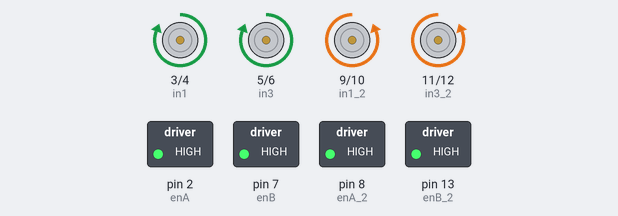
This sketch was run on a simulated Arduino Uno, built with avr-gcc and run on an emulated ATmega328P. Shown: motor-driver pin pairs drawn as motors (green arrow = first pin HIGH = forward, orange = second pin HIGH = backward, longer = more drive), switched loads named in the sketch (green lamp = pin HIGH).

Above: at 2.5 s.
At 7.5 s:
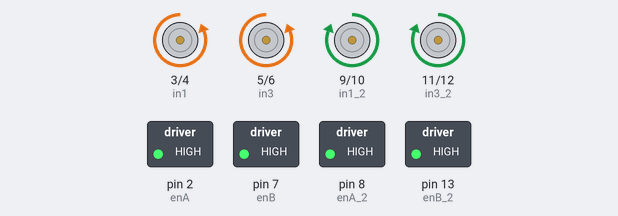
At 11.0 s:
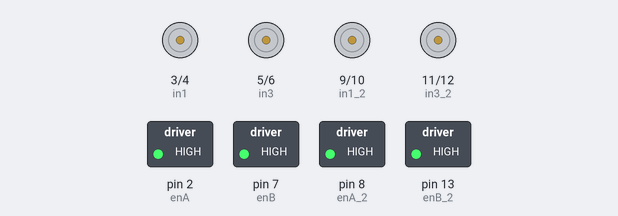
Timing chart, 0 to 13.8 s (numbered marks = the images above):
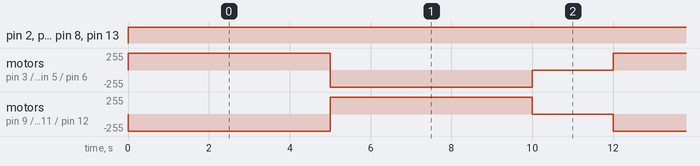

The sketch:

dc_motor_test.ino
```cpp
// motor one
int enA = 2;
int in1 = 3;
int in2 = 4;
// motor two
int enB = 7;
int in3 = 5;
int in4 = 6;
//motor three
int enA_2 = 8;
int in1_2 = 9;
int in2_2 = 10;
// motor four
int enB_2 = 13;
int in3_2 = 11;
int in4_2 = 12;
void setup()
{
  pinMode(enA, OUTPUT);
  pinMode(enB, OUTPUT);
  pinMode(in1, OUTPUT);
  pinMode(in2, OUTPUT);
  pinMode(in3, OUTPUT);
  pinMode(in4, OUTPUT);
  pinMode(enA_2, OUTPUT);
  pinMode(enB_2, OUTPUT);
  pinMode(in1_2, OUTPUT);
  pinMode(in2_2, OUTPUT);
  pinMode(in3_2, OUTPUT);
  pinMode(in4_2, OUTPUT);
}
void demoOne()
{
  // this function will run the motors in both directions at a fixed speed
  // turn on motor A
  //forward
  digitalWrite(in1, HIGH);
  digitalWrite(in2, LOW);
  digitalWrite(in1_2, HIGH);
  digitalWrite(in2_2, LOW);
  // set speed to 200 out of possible range 0~255
  analogWrite(enA, 200);
  analogWrite(enA_2, 200);
  digitalWrite(in3, HIGH);
  digitalWrite(in4, LOW);
  digitalWrite(in3_2, HIGH);
  digitalWrite(in4_2, LOW);
  // set speed to 200 out of possible range 0~255
  analogWrite(enB, 200);
  analogWrite(enB_2, 200);
  delay(2000);
  //backward
  digitalWrite(in1, LOW);
  digitalWrite(in2, HIGH);
  digitalWrite(in3, LOW);
  digitalWrite(in4, HIGH);
  digitalWrite(in1_2, LOW);
  digitalWrite(in2_2, HIGH);
  digitalWrite(in3_2, LOW);
  digitalWrite(in4_2, HIGH);
  delay(2000);
//right
  digitalWrite(in1, LOW);
  digitalWrite(in2, HIGH);

  digitalWrite(in3, HIGH);
  digitalWrite(in4, LOW);

  digitalWrite(in1_2, HIGH);
  digitalWrite(in2_2, LOW);

  digitalWrite(in3_2, LOW);
  digitalWrite(in4_2, HIGH);

  delay(2000);
//left
    digitalWrite(in1, HIGH);
  digitalWrite(in2, LOW);

  digitalWrite(in3, LOW);
  digitalWrite(in4, HIGH);

  digitalWrite(in1_2, LOW);
  digitalWrite(in2_2, HIGH);

  digitalWrite(in3_2, HIGH);
  digitalWrite(in4_2, LOW);
  delay(2000);
  // now turn off motors
  digitalWrite(in1, LOW);
  digitalWrite(in2, LOW);
  digitalWrite(in3, LOW);
  digitalWrite(in4, LOW);
  digitalWrite(in1_2, LOW);
  digitalWrite(in2_2, LOW);
  digitalWrite(in3_2, LOW);
  digitalWrite(in4_2, LOW);

  delay(2000);
}
void demoTwo()
{
  //turn right
digitalWrite(in1, HIGH);
  digitalWrite(in2, LOW);
   digitalWrite(in3, HIGH);
  digitalWrite(in4, LOW);
  // set speed to 200 out of possible range 0~255
  analogWrite(enA, 255);
  analogWrite(enA_2, 255);

  digitalWrite(in1_2, LOW);
  digitalWrite(in2_2, HIGH);
  digitalWrite(in3_2, LOW);
  digitalWrite(in4_2, HIGH);
  // set speed to 200 out of possible range 0~255
  analogWrite(enB, 255);
  analogWrite(enB_2, 255);
  delay(5000);

  //turn left
  digitalWrite(in1, LOW);
  digitalWrite(in2, HIGH);
  digitalWrite(in3, LOW);
  digitalWrite(in4, HIGH);
  digitalWrite(in1_2, HIGH);
  digitalWrite(in2_2, LOW);
  digitalWrite(in3_2, HIGH);
  digitalWrite(in4_2, LOW);

  delay(5000);

  digitalWrite(in1, LOW);
  digitalWrite(in2, LOW);
  digitalWrite(in3, LOW);
  digitalWrite(in4, LOW);
  digitalWrite(in1_2, LOW);
  digitalWrite(in2_2, LOW);
  digitalWrite(in3_2, LOW);
  digitalWrite(in4_2, LOW);
  delay(2000);
}
void loop()
{
 // demoOne();
  //delay(1000);
  demoTwo();
  //delay(1000);
}
```

Measured:
- by itself, pin 2 (enA), pin 7 (enB), pin 8 (enA_2), pin 13 (enB_2): LOW → HIGH at 0.00 s
- by itself, motor on pin 3 (in1) / pin 4 (in2), motor on pin 5 (in3) / pin 6 (in4): repeats every 12.0 s: backward 255/255 5.0 s, stopped 2.0 s, forward 255/255 5.0 s
- by itself, motor on pin 9 (in1_2) / pin 10 (in2_2), motor on pin 11 (in3_2) / pin 12 (in4_2): repeats every 12.0 s: forward 255/255 5.0 s, stopped 2.0 s, backward 255/255 5.0 s
